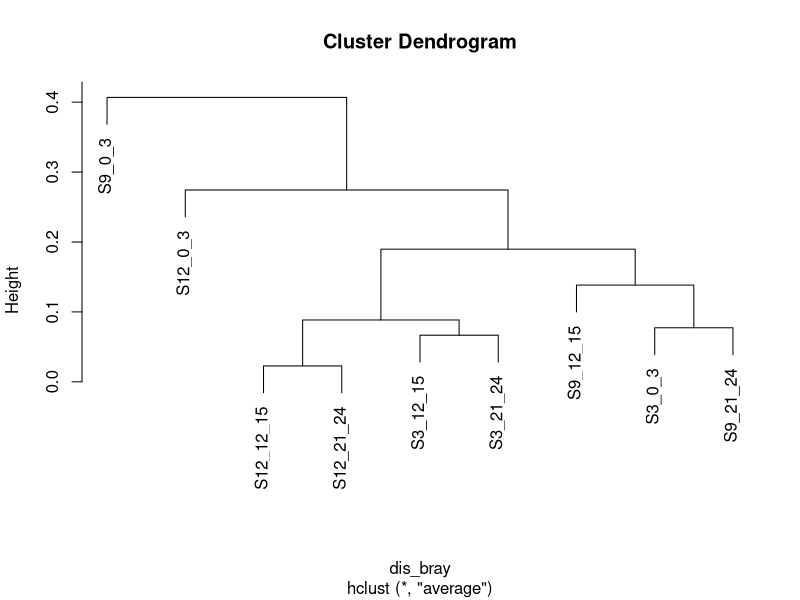
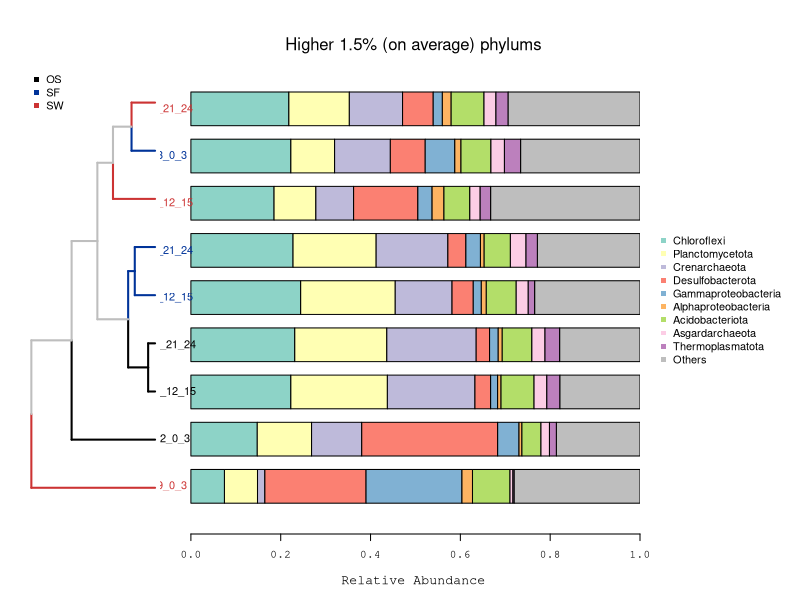

These charts were generated, in order, by the following R code:

dat <- read.table('taxa_abund_phylum.txt', row.names = 1, sep = '\t', head = TRUE, check.names = FALSE)

dis_bray <- vegan::vegdist(t(dat), method = 'bray')

tree <- hclust(dis_bray, method = 'average')
tree

plot(tree)
group <- read.delim('group.txt', row.names = 1, sep = '\t', head = TRUE, check.names = FALSE, stringsAsFactors = FALSE)
grp <- group[2]
group_col <- c('#000000','#003399', '#CC3333')
names(group_col) <- c('1', '2','3')
group_name <- c('OS', 'SF', 'SW')


layout(t(c(1, 2, 2, 2, 3)))
par(mar = c(5, 2, 5, 0))

plot(0, type = 'n', xaxt = 'n', yaxt = 'n', frame.plot = FALSE, xlab = '', ylab = '',
    xlim = c(-max(tree$height), 0), ylim = c(0, length(tree$order)))
legend('topleft', legend = group_name, pch = 15, col = group_col, bty = 'n', cex = 1)


treeline <- function(pos1, pos2, height, col1, col2) {
    meanpos = (pos1[1] + pos2[1]) / 2
    segments(y0 = pos1[1] - 0.4, x0 = -pos1[2], y1 = pos1[1] - 0.4, x1 = -height,  col = col1,lwd = 2)
    segments(y0 = pos1[1] - 0.4, x0 = -height,  y1 = meanpos - 0.4, x1 = -height,  col = col1,lwd = 2)
    segments(y0 = meanpos - 0.4, x0 = -height,  y1 = pos2[1] - 0.4, x1 = -height,  col = col2,lwd = 2)
    segments(y0 = pos2[1] - 0.4, x0 = -height,  y1 = pos2[1] - 0.4, x1 = -pos2[2], col = col2,lwd = 2)
}

meanpos = matrix(rep(0, 2 * length(tree$order)), ncol = 2)
meancol = rep(0, length(tree$order))
for (step in 1:nrow(tree$merge)) {
    if(tree$merge[step, 1] < 0){
        pos1 <- c(which(tree$order == -tree$merge[step, 1]), 0)
        col1 <- group_col[as.character(grp[tree$labels[-tree$merge[step, 1]],1])]
    } else {
        pos1 <- meanpos[tree$merge[step, 1], ]
        col1 <- meancol[tree$merge[step, 1]]
    }
    if (tree$merge[step, 2] < 0) {
        pos2 <- c(which(tree$order == -tree$merge[step, 2]), 0)
        col2 <- group_col[as.character(grp[tree$labels[-tree$merge[step, 2]],1])]
    } else {
        pos2 <- meanpos[tree$merge[step, 2], ]
        col2 <- meancol[tree$merge[step, 2]]
    }
    height <- tree$height[step]
    treeline(pos1, pos2, height, col1, col2)
    meanpos[step, ] <- c((pos1[1] + pos2[1]) / 2, height)
    if (col1 == col2) meancol[step] <- col1 else meancol[step] <- 'grey'
}


dat <- dat[ ,tree$order]

phylum_color <- c('#8DD3C7', '#FFFFB3', '#BEBADA', '#FB8072', '#80B1D3', '#FDB462', '#B3DE69', '#FCCDE5', '#BC80BD',  'gray')
names(phylum_color) <- rownames(dat)

par(mar = c(5, 2, 5, 0))

tt <- barplot(as.matrix(dat), col = phylum_color, space = 0.4, width = 0.7, cex.axis = 1, horiz = TRUE, cex.lab = 1.2, 
    xlab = 'Relative Abundance', yaxt = 'n', las = 1, ylim = c(0, ncol(dat)), family = 'mono')

mtext('Higher 1.5% (on average) phylums', side = 3, line = 1, cex = 1)
text(x = -0.05, y = tt, labels = colnames(dat), col = group_col[group[tree$order, 2]], xpd = TRUE)

par(mar = c(5, 1, 5, 0))
plot(0, type = 'n', xaxt = 'n', yaxt = 'n', bty = 'n', xlab = '', ylab = '')
legend('left', pch = 15, col = phylum_color, legend = names(phylum_color), bty = 'n', cex = 1)

